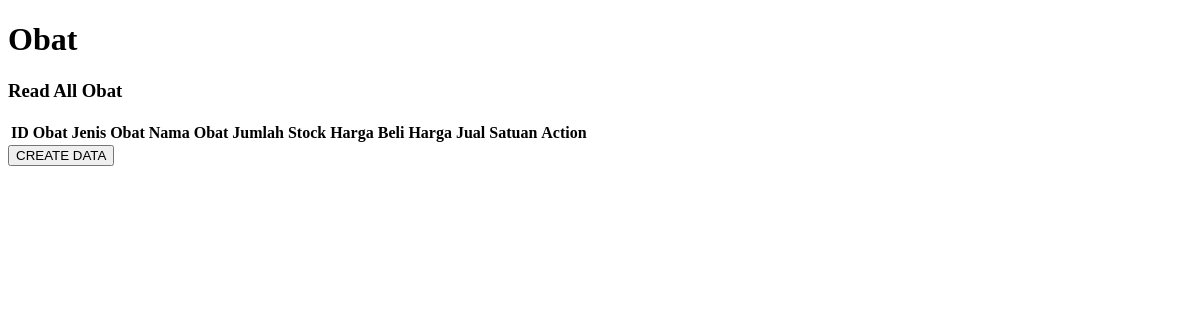
/obat, run on an earlier commit of the app's database.
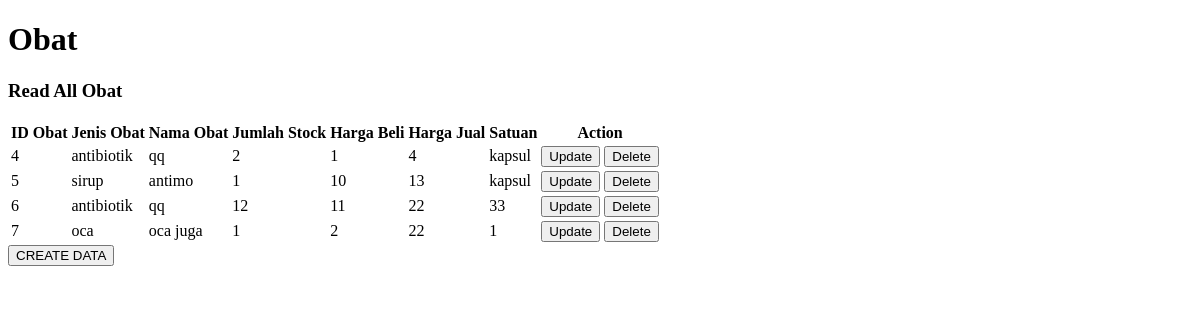
And on a later commit of the database.
### app/models.py (models this page shows, shortened)
class obat(models.Model):
    idobat = models.AutoField(primary_key=True)
    jenisobat = models.CharField(max_length=50)
    namaobat = models.CharField(max_length=10)
    jumlahstock = models.IntegerField()
    hargabeli = models.IntegerField()
    hargajual = models.IntegerField()
    satuan = models.CharField(max_length=10)

### app/views.py (the view)
# urls.py: path('obat', views.obat,name='obat'),
def obat(request):
    allobatobj = models.obat.objects.all()
    return render (request, 'obat.html',{
    'allobatobj' : allobatobj,
    })

### app/templates/obat.html (shortened to what this page needs)
<!DOCTYPE html>
<html lang="en">
<head>
</head>
<body>
    <h1>Obat</h1>
    <h3>Read All Obat</h3>
    <table>
        <thead>
            <tr>
                <th>ID Obat</th>
                <th>Jenis Obat</th>
                <th>Nama Obat</th>
                <th>Jumlah Stock</th>
                <th>Harga Beli</th>
                <th>Harga Jual</th>
                <th>Satuan</th>
                <th>Action</th>
            </tr>
        </thead>
        <tbody>
            {% for item in allobatobj %}
            <tr>
                <td>{{ item.idobat  }}</td>
                <td>{{ item.jenisobat }}</td>
                <td>{{ item.namaobat }}</td>
                <td>{{ item.jumlahstock }}</td>
                <td>{{ item.hargabeli }}</td>
                <td>{{ item.hargajual }}</td>
                <td>{{ item.satuan }}</td>
                <td>
                    <a href="{% url 'updateobat' item.idobat %}"><button>Update</button></a>
                    <a href="{% url 'deleteobat' item.idobat %}"><button>Delete</button></a>
                </td>
            </tr>
            {% endfor %}
        </tbody>
    </table>
    <a href="{% url 'addobat' %}">
        <button>
        CREATE DATA
        </button>
    </a>
</body>
</html>

What changed in the data, as far as the page shows it:
added obat: idobat "4", jenisobat "antibiotik", namaobat "qq", jumlahstock "2", hargabeli "1", hargajual "4", satuan "kapsul"
added obat: idobat "5", jenisobat "sirup", namaobat "antimo", jumlahstock "1", hargabeli "10", hargajual "13", satuan "kapsul"
added obat: idobat "6", jenisobat "antibiotik", namaobat "qq", jumlahstock "12", hargabeli "11", hargajual "22", satuan "33"
added obat: idobat "7", jenisobat "oca", namaobat "oca juga", jumlahstock "1", hargabeli "2", hargajual "22", satuan "1"
